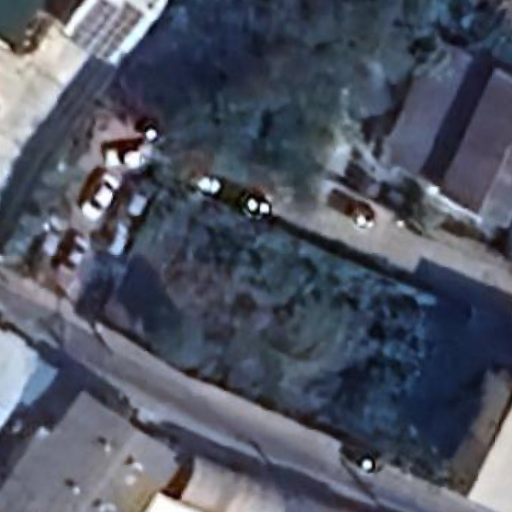
#> input picture ImageEnhancement/test_input_dataset/VatSaiKhlongSaphanSung_7/VatSaiKhlongSaphanSung_7_tile_3584_2560.png, 512 x 512 px, found by its file name; the run also reads 1 picture not shown here
$ jupyter execute --allow-errors ImageTiling.ipynb
#> lines starting #> are read from the running program, lines starting #| are printed output that depends on the picture; after the words box and inside, x2 and y2 are one past the last pixel; in counts of white or black regions, pixels touching at a corner belong together; pictures that were not available may be replaced by others from this repository, and a replacement may not be noted
[cell 1]
import os
import geopandas as gpd
import rasterio
from shapely.geometry import box

[cell 2]
# Input Folders
geotiff_path = r'image_geotiff'
shapefile_og_path = r'shapefile_og'

# Output Folders
shapefile_new_path = r'shapefile_new'
raster_mask_path = r'raster_mask'
tile_path = r'image_and_mask_tiles'

## Create new shapefile from original shapefile
This function clips the polygons from a shapefile to the bounding box of a given GeoTIFF and saves the result as a new shapefile.

[cell 3]
def create_new_shapefile(geotiff_path, shapefile_path, output_shapefile_path):
    # Read the GeoTIFF to get the bounding box
    with rasterio.open(geotiff_path) as src:
        bounds = src.bounds
        geotiff_crs = src.crs

    # Read the shapefile
    shapefile = gpd.read_file(shapefile_path)

    # Ensure the shapefile is in the same CRS as the GeoTIFF
    if shapefile.crs != geotiff_crs:
        shapefile = shapefile.to_crs(geotiff_crs)

    # Create the bounding box polygon for the GeoTIFF
    geotiff_bbox = box(bounds.left, bounds.bottom, bounds.right, bounds.top)

    # Clip polygons from the shapefile to the GeoTIFF bounding box
    clipped_polygons = gpd.clip(shapefile, geotiff_bbox)

    # Save the new shapefile
    clipped_polygons.to_file(output_shapefile_path)

[cell 4]
for image_name in os.listdir(geotiff_path):
    poly_mask_name , _ = image_name.split('.')
    poly_mask_name = poly_mask_name + '.shp'

    tiff_path = os.path.join(geotiff_path,image_name)
    output_shapefile_path = os.path.join(shapefile_new_path,poly_mask_name)

    create_new_shapefile(tiff_path, shapefile_og_path, output_shapefile_path)
#> (the call stopped at in create_new_shapefile, `with rasterio.open(geotiff_path) as src:`: rasterio is not available in this run)

## Shapefile to Raster Mask

This code matches vector shapefiles with corresponding satellite raster images based on their filenames, then generates and saves mask images by rasterizing the shapefiles to the extent of the satellite images, and finally converts the resulting GeoTIFFs to PNG format.

[cell 5]
import os
os.environ['CURL_CA_BUNDLE']='/etc/ssl/certs/ca-certificates.crt'
import numpy as np
import matplotlib.pyplot as plt
import rasterio
import rasterio.mask
import geopandas as gpd
from osgeo import ogr, gdal
import cv2

[cell 6]
# Set folder path for satellite images
root_folder_ras = geotiff_path

# Set folder path for polygon/vector/shapfile
root_folder_vec = shapefile_new_path

# Set folder path for output masking images
root_folder_result = raster_mask_path

temp_dir = os.path.join(root_folder_result, "temp")
if not os.path.exists(temp_dir):
    os.makedirs(temp_dir)

[cell 7]
d = 0
vec = []
ras = []
namevec = []
nameras = []

# Append file path/name of vector/shapefile
for root, dirs, files in os.walk(root_folder_vec):
    print("=====Shapefile List=====")
    for filein in files:
        if filein.endswith('.shp'):
            print(filein)
            namevec.append(filein)
            shp_dir = os.path.join(root, filein)
            vec.append(shp_dir)

# Append file path/name of raster (satellite images)
for root1, dirs1, files1 in os.walk(root_folder_ras):
    print("=====satellite images List=====")
    for filein1 in files1:
        if filein1.endswith('.tif'):
            print(filein1)
            shp_dir1 = os.path.join(root1, filein1)
            ras.append(shp_dir1)
            nameras.append(filein1)
print(vec)
print(ras)

# Function: Matching files between satellite and shapefile for generating mask images
# [70 lines left out: function gen_mask, not called in this run]

# Generating mask images
for i in range(len(vec)):
    gen_mask(namevec, nameras, vec, ras, d, root_folder_result)
    d += 1

## Tile image and mask

[cell 8]
def tile_image(input_image_path, output_dir, tile_width, tile_height, overlap=0, png_compression=3, is_mask=False):
    # Obtain image name
#> called with tile_width = 512, tile_height = 512, overlap = 0, png_compression = 6, is_mask = False
    image_name = os.path.basename(input_image_path)
    image_name, _ = os.path.splitext(image_name)

    # Ensure output directory exists
    if not os.path.exists(output_dir):
        os.makedirs(output_dir)

    # Read the input image
    image = cv2.imread(input_image_path)
    if image is None:
        raise ValueError(f"Could not read the image from {input_image_path}")
    if is_mask:
        image = cv2.cvtColor(image, cv2.COLOR_BGR2GRAY)

    # Get image dimensions
    img_height, img_width = image.shape[:2]
#> img_height = 10001; img_width = 10000

    # Calculate the number of tiles needed
    x_steps = (img_width - overlap) // (tile_width - overlap)
#> x_steps = 19
    y_steps = (img_height - overlap) // (tile_height - overlap)
#> y_steps = 19

    # Tile the image
    tile_count = 0
    for y in range(y_steps + 1):
        for x in range(x_steps + 1):
            # Calculate the position of the current tile
            start_x = x * (tile_width - overlap)
            start_y = y * (tile_height - overlap)
            end_x = start_x + tile_width
            end_y = start_y + tile_height

            # Ensure the tile fits the given dimensions
            if end_x <= img_width and end_y <= img_height:
                # Extract the tile
                tile = image[start_y:end_y, start_x:end_x]

                # Generate the output filename
                if is_mask:
                    tile_filename = f'{image_name}_tile_{start_x}_{start_y}_mask.png'
                else:
                    tile_filename = f'{image_name}_tile_{start_x}_{start_y}.png'
                tile_path = os.path.join(output_dir, tile_filename)

                # Save the tile
                cv2.imwrite(tile_path, tile, [cv2.IMWRITE_PNG_COMPRESSION, png_compression])
                tile_count += 1
#> this loop made 20 passes
#> pass 1, in tile_image, `cv2.imwrite(tile_path, tile, [cv2.IMWRITE_PNG_COMPRESSION, png_compres..`:
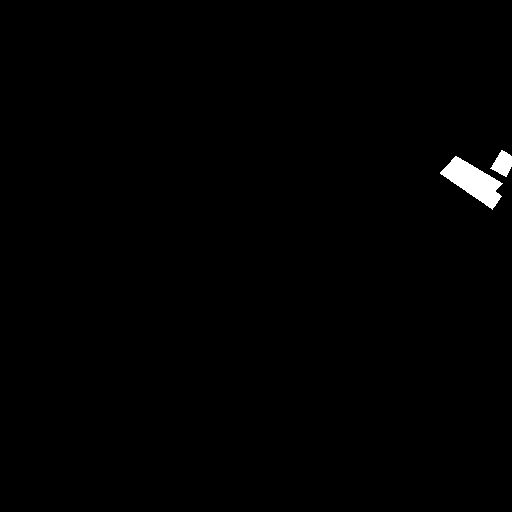
#> saved as VatSaiKhlongSaphanSung_7_tile_6656_0.png: shape (512, 512, 3); values 0 (black) and 1 (white), 0.72% white; 2 white regions, box (x1, y1, x2, y2) and area: (440, 156, 503, 210) 1540, (490, 150, 512, 177) 358
#> pass 1, in tile_image, `cv2.imwrite(tile_path, tile, [cv2.IMWRITE_PNG_COMPRESSION, png_compres..`:
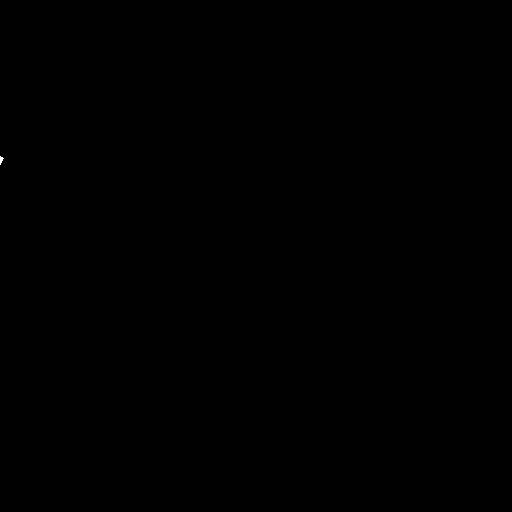
#> saved as VatSaiKhlongSaphanSung_7_tile_7168_0.png: shape (512, 512, 3); values 0 (black) and 1 (white), 0.01% white; 1 white region, box (x1, y1, x2, y2) and area: (0, 156, 4, 165) 20
#> pass 1, in tile_image, `cv2.imwrite(tile_path, tile, [cv2.IMWRITE_PNG_COMPRESSION, png_compres..`:
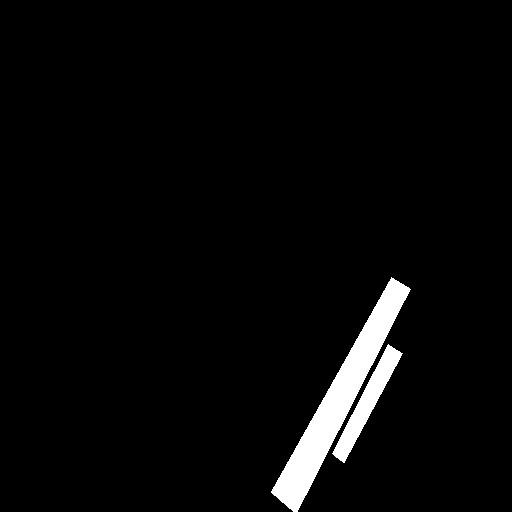
#> saved as VatSaiKhlongSaphanSung_7_tile_8192_0.png: shape (512, 512, 3); values 0 (black) and 1 (white), 3.4% white; 2 white regions, box (x1, y1, x2, y2) and area: (271, 277, 411, 512) 6953, (332, 344, 403, 463) 2038
#> after the loop, tile_count = 361

    if is_mask:
        print(f"Created {tile_count} mask tiles.")
    else:
        print(f"Created {tile_count} image tiles.")
#| Created 361 image tiles.


# [5 lines left out: function show_1image, not called in this run]

[cell 9]
dim = 512
png_compression = 6

for image in sorted(os.listdir(geotiff_path)):
    image_name, _= image.split('.')
    output_tile_dir = os.path.join(tile_path, image_name)

    if not os.path.exists(output_tile_dir):
        os.makedirs(output_tile_dir)

    image_path = os.path.join(geotiff_path,image)
    mask_path = os.path.join(raster_mask_path,image_name+'.png')

    print('Input image:', image)
    # Tile Image
    print('   ', end='--> ')
    tile_image(image_path, output_tile_dir, dim, dim, overlap=0, png_compression=png_compression,is_mask=False)

    # Tile Mask
    print('   ', end='--> ')
    tile_image(mask_path, output_tile_dir, dim, dim, overlap=0, png_compression=png_compression,is_mask=True)
#| Created 361 mask tiles.

## Remove image and mask pairs that do not have solar panels

[cell 10]
root_dir = tile_path
#> (the rest of this cell did not finish here and is left out)

[cell 11]
root_path = tile_path
#> (the rest of this cell did not finish here and is left out)

## Example Showcase

[cell 12]
image_path = r'image_and_mask_tiles\VatSaiKhlongSaphanSung_7\VatSaiKhlongSaphanSung_7_tile_3584_2560.png'
mask_path = r'image_and_mask_tiles\VatSaiKhlongSaphanSung_7\VatSaiKhlongSaphanSung_7_tile_3584_2560_mask.png'
image = plt.imread(image_path)
#> image is the input picture: shape (512, 512, 3) float32; mean R, G, B 0.311, 0.333, 0.389
mask = np.expand_dims(plt.imread(mask_path), axis=(-1))
image_shape = image.shape
#> image_shape = (512, 512, 3)
mask_shape = mask.shape
#> mask_shape = (10001, 10000, 1)

fig, axes = plt.subplots(nrows=1, ncols=2, figsize=(10, 20))

axes[0].imshow(image)
axes[0].set_title('Shape: ' + str(image_shape))

axes[1].imshow(mask, cmap="summer")
axes[1].set_title('Shape: ' + str(mask_shape))

[ax.axis("off") for ax in axes]
plt.show()
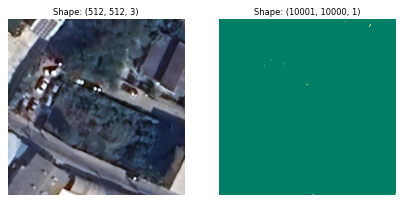
#> figure drawn by matplotlib, 2 panels
